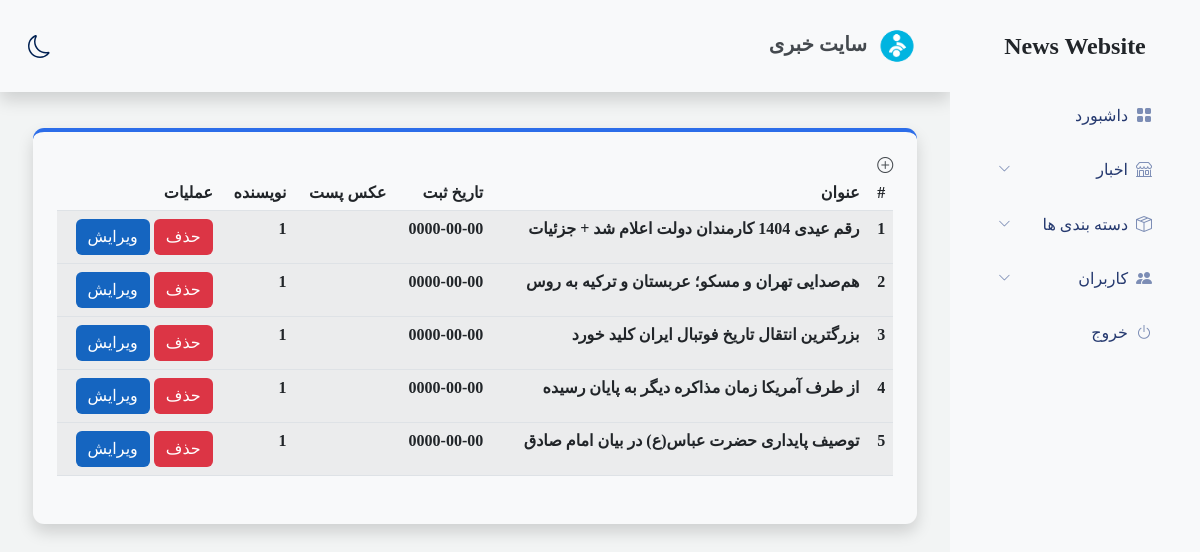
Page /panel/news.php on the committed database.
### tables this page shows
CREATE TABLE `news` (
  `news_id` int(11) NOT NULL,
  `news_title` varchar(45) NOT NULL,
  `news_date` date NOT NULL,
  `news_content` longtext NOT NULL,
  `news_author` int(11) NOT NULL,
  `news_is_visible` char(1) NOT NULL,
  `news_category` int(11) NOT NULL,
  `news_picture` varchar(255) NOT NULL
);

### panel/news.php (the view, shortened to what this page needs)
<?php
include "../database/pdo_connection.php";
$coun=1;
$select=$conn->prepare("SELECT * FROM news ");
$select->execute();
$news=$select->fetchAll(PDO::FETCH_ASSOC);
?>
<!DOCTYPE html>
<html lang="fa" dir="rtl">
<head>
  <link rel="stylesheet" href="css/bootstrap.rtl.min.css" />
  <link rel="stylesheet" href="https://cdn.jsdelivr.net/npm/bootstrap-icons@1.5.0/font/bootstrap-icons.css" />
  <link rel="stylesheet" href="css/panel.css" />
</head>
<body>
  <section x-data="toggleSidebar" class="">
    <nav class="nav p-3 navbar navbar-expand-lg bg-light shadow fixed-top mb-5 transition">
      <div class="container">
        <a class="navbar-brand" href="#">
          <img src="images/logo.png" alt="Logo" width="50" />
          <span class="text-gray fw-bold">سایت خبری </span>
        </a>
        <button id="switchTheme"></button>
      </div>
    </nav>
    <section x-cloak class="sidebar bg-light transition" :class="open || 'inactive'">
      <div class="d-flex align-items-center justify-content-between justify-content-lg-center">
        <h4 class="fw-bold">News Website</h4>
      </div>
      <div class="mt-4">
        <ul class="list-unstyled">
          <li class="sidebar-item ">
            <a class="sidebar-link" href="index.php">
              <i class="me-2 bi bi-grid-fill"></i>
              <span>داشبورد</span>
            </a>
          </li>
          <li x-data="dropdown" class="sidebar-item">
              <div @click="toggle" class="sidebar-link">
                    <i class="me-2 bi bi-shop"></i>
                        <span>اخبار</span>
                          <i class="ms-auto bi bi-chevron-down"></i>
                </div>
            </li>
          <li x-data="dropdown" class="sidebar-item">
            <div @click="toggle" class="sidebar-link">
              <i class="me-2 bi bi-box-seam"></i>
              <span>دسته بندی ها</span>
              <i class="ms-auto bi bi-chevron-down"></i>
            </div>
          </li>
          <li x-data="dropdown" class="sidebar-item">
            <div @click="toggle" class="sidebar-link">
              <i class="me-2 bi bi-people-fill"></i>
              <span>کاربران</span>
              <i class="ms-auto bi bi-chevron-down"></i>
            </div>
          </li>
          <li x-data="dropdown" class="sidebar-item">
            <div @click="toggle" class="sidebar-link">
              <i class="me-2 bi bi-power"></i>
              <span> خروج</span>
            </div>
          </li>
        </ul>
      </div>
    </section>
    <section class="main" :class="open || 'active'">
      <div class="container ">
        <div class="card card-primary bg-light shadow p-4 mt-5 ">
          <h6 class="text-gray h6 fw-bold">
            <i class="bi bi-plus-circle"></i>
              <table class="table table-striped ">
                <thead class="">
                  <tr class="" >
                    <th scope="col">#</th>
                    <th scope="col">عنوان </th>
                    <th scope="col">تاریخ ثبت</th>
                    <th scope="col">عکس پست</th>
                    <th scope="col">نویسنده</th>
                    <th scope="col">عملیات</th>
                  </tr>
                </thead>
                <?php foreach($news as $new): ?>
                <tbody>
                  <tr>
                    <th scope="row"> <?= $coun++ ?> </th>
                    <td> <?=  $new['news_title'] ?> </td>
                    <td> <?=  $new['news_date'] ?> </td>
                    <td> <img src="<?=  $new['news_picture'] ?>" alt=""  height="50px"> </td>
                    <td> <?=  $new['news_author'] ?> </td>
                    <td> <a href="delete.php?id=<?=$new['news_id'];?>" class="btn btn-danger">حذف</a> <a href="edit_news.php?id=<?=$new['news_id'];?>" class="btn btn-primary"> ویرایش</a> </td>
                  </tr>
                </tbody>
                <?php endforeach; ?>
              </table>
        </div>
      </div>
    </section>
  </section>
</body>
</html>

### panel/css/panel.css (style rules this page uses)
* { font-family: "Vazir"; box-sizing: border-box; padding: 0; margin: 0; }
body { font-family: "Vazir" !important; background-color: #f2f4f4; }
.text-gray { color: #44494e !important; }
.btn { transition: all .3s ease !important; border: 0 !important }
.btn-primary { background-color: #1565C0; }
.transition { transition: all .5s ease; }
.card { border: none !important; border-radius: 0.7rem; }
.card-primary { border-top: 4px solid #2c6de9 !important; }
.shadow { box-shadow: rgba(255, 255, 255, 0.1) 0px 1px 1px 0px inset, rgba(50, 50, 93, 0.25) 0px 50px 100px -20px, rgba(0, 0, 0, 0.3) 0px 30px 60px -30px; }
.sidebar { width: 250px; height: 100vh; position: fixed; background-color: white; padding: 2rem; overflow-y: hidden; z-index: 1040; overflow-y: auto; }
.sidebar .sidebar-item { margin-top: 0.5rem; }
.sidebar .sidebar-item .sidebar-link { text-decoration: none; color: #25396f; padding: 0.7rem 1rem; display: flex; align-items: center; border-radius: 0.5rem; transition: all 0.5s; }
.sidebar .sidebar-item .sidebar-link i { color: #7c8db5; }
.sidebar .sidebar-item .sidebar-link { cursor: pointer; }
.sidebar .sidebar-item .bi-chevron-down { font-size: 0.8rem; }
.main { transition: all 0.5s ease-out; padding: 5rem 1.3rem; }
@media (min-width: 992px) { .main, .nav { margin-right: 250px; } }
#switchTheme { background-color: transparent; border: 0; }

### rows in the picture
news: news_title "رقم عیدی 1404 کارمندان دولت اعلام شد + جزئیات", news_date "0000-00-00", news_author "1"
news: news_title "هم‌صدایی تهران و مسکو؛ عربستان و ترکیه به روس", news_date "0000-00-00", news_author "1"
news: news_title "بزرگترین انتقال تاریخ فوتبال ایران کلید خورد", news_date "0000-00-00", news_author "1"
news: news_title "از طرف آمریکا زمان مذاکره دیگر به پایان رسیده", news_date "0000-00-00", news_author "1"
news: news_title "توصیف پایداری حضرت عباس(ع) در بیان امام صادق", news_date "0000-00-00", news_author "1"
